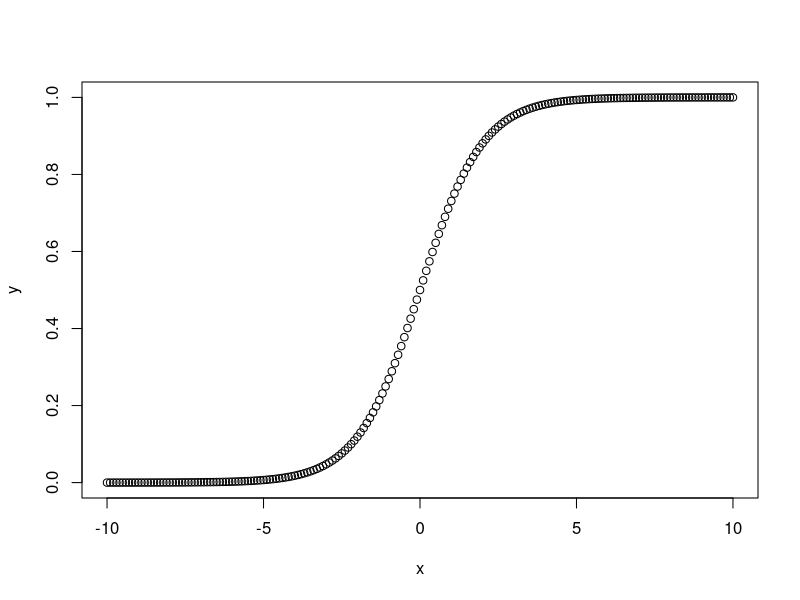

Write R code to recreate this figure.
#Este es un script de ejemplo para graficar una función 

#Definir x
x <- seq(-10,10,0.1)

#Definir y
y <- 1/(1+exp(-x))

#Graficacion
plot(x,y)
